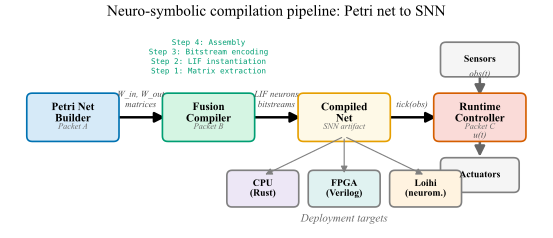

Source code (Python):
#!/usr/bin/env python3
"""
Figure: Compilation pipeline block diagram.

Block diagram: Petri Net (Packet A) -> Compiler (Packet B) -> SNN (runtime)
  -> Hardware targets (CPU/FPGA/Neuromorphic).

Shows the three-stage compilation flow with intermediate representations:
  StochasticPetriNet -> FusionCompiler -> CompiledNet -> Controller -> Actuators

Output: fig_compilation_pipeline.pdf / .png
"""

import sys
import os
import numpy as np

sys.path.insert(0, os.path.dirname(__file__))
from style import apply_style, figsize, DOUBLE_COL, COLORS

apply_style()
import matplotlib.pyplot as plt
from matplotlib.patches import FancyBboxPatch, FancyArrowPatch
import matplotlib.patches as mpatches


def _draw_block(ax, xy, w, h, label, sublabel=None, color='#E8F0FE',
                edgecolor='k', fontsize=8, text_color='k'):
    """Draw a rounded rectangle with label."""
    rect = FancyBboxPatch(
        (xy[0] - w / 2, xy[1] - h / 2), w, h,
        boxstyle='round,pad=0.08',
        facecolor=color, edgecolor=edgecolor,
        linewidth=1.2, zorder=3
    )
    ax.add_patch(rect)
    if sublabel:
        ax.text(xy[0], xy[1] + 0.06, label, ha='center', va='center',
                fontsize=fontsize, fontweight='bold', color=text_color,
                zorder=4)
        ax.text(xy[0], xy[1] - 0.14, sublabel, ha='center', va='center',
                fontsize=fontsize - 2, color='0.4', zorder=4,
                style='italic')
    else:
        ax.text(xy[0], xy[1], label, ha='center', va='center',
                fontsize=fontsize, fontweight='bold', color=text_color,
                zorder=4)


def _arrow(ax, start, end, label=None, color='k'):
    """Draw a thick arrow between blocks."""
    arrow = FancyArrowPatch(
        start, end,
        arrowstyle='-|>',
        connectionstyle='arc3,rad=0',
        color=color, linewidth=1.8, zorder=2,
        mutation_scale=15,
    )
    ax.add_patch(arrow)
    if label:
        mid_x = 0.5 * (start[0] + end[0])
        mid_y = 0.5 * (start[1] + end[1]) + 0.12
        ax.text(mid_x, mid_y, label, ha='center', va='bottom',
                fontsize=6.5, color='0.3', style='italic')


def main():
    outdir = os.path.dirname(__file__)

    fig, ax = plt.subplots(figsize=figsize(DOUBLE_COL, 0.42))

    # Main pipeline blocks (horizontal flow)
    y_main = 1.0
    blocks = [
        (1.0, y_main, 1.2, 0.55, 'Petri Net\nBuilder',
         'Packet A', '#D6EAF8', COLORS["blue"]),
        (3.0, y_main, 1.2, 0.55, 'Fusion\nCompiler',
         'Packet B', '#D5F5E3', COLORS["green"]),
        (5.0, y_main, 1.2, 0.55, 'Compiled\nNet',
         'SNN artifact', '#FEF9E7', COLORS["orange"]),
        (7.0, y_main, 1.2, 0.55, 'Runtime\nController',
         'Packet C', '#FADBD8', COLORS["red"]),
    ]

    for x, y, w, h, label, sublabel, color, ec in blocks:
        _draw_block(ax, (x, y), w, h, label, sublabel=sublabel,
                    color=color, edgecolor=ec)

    # Arrows between main blocks
    _arrow(ax, (1.6, y_main), (2.4, y_main), 'W_in, W_out\nmatrices')
    _arrow(ax, (3.6, y_main), (4.4, y_main), 'LIF neurons\nbitstreams')
    _arrow(ax, (5.6, y_main), (6.4, y_main), 'tick(obs)')

    # Input/Output blocks
    _draw_block(ax, (7.0, 0.15), 1.0, 0.35, 'Actuators',
                color='#F5F5F5', edgecolor='0.5', fontsize=7)
    _arrow(ax, (7.0, y_main - 0.28), (7.0, 0.38), 'u(t)', color='0.4')

    # Sensor input
    _draw_block(ax, (7.0, 1.85), 1.0, 0.35, 'Sensors',
                color='#F5F5F5', edgecolor='0.5', fontsize=7)
    _arrow(ax, (7.0, 1.62), (7.0, y_main + 0.28), 'obs(t)', color='0.4')

    # Hardware targets (below compiled net)
    y_hw = -0.05
    hw_targets = [
        (3.8, y_hw, 'CPU\n(Rust)', '#EDE7F6'),
        (5.0, y_hw, 'FPGA\n(Verilog)', '#E0F2F1'),
        (6.2, y_hw, 'Loihi\n(neurom.)', '#FFF3E0'),
    ]
    for x, y, label, color in hw_targets:
        _draw_block(ax, (x, y), 0.9, 0.38, label, color=color,
                    edgecolor='0.5', fontsize=7)

    # Arrows from compiled net to hardware targets
    for x, y, _, _ in hw_targets:
        ax.annotate('', xy=(x, y + 0.19), xytext=(5.0, y_main - 0.28),
                    arrowprops=dict(arrowstyle='-|>', color='0.5',
                                   lw=0.8, connectionstyle='arc3,rad=0'))

    # Title label for hardware targets
    ax.text(5.0, -0.42, 'Deployment targets',
            ha='center', va='top', fontsize=8, color='0.4',
            style='italic')

    # Inner details of compiler
    compiler_details = [
        'Step 1: Matrix extraction',
        'Step 2: LIF instantiation',
        'Step 3: Bitstream encoding',
        'Step 4: Assembly',
    ]
    for i, detail in enumerate(compiler_details):
        ax.text(3.0, 1.62 + i * 0.14, detail,
                ha='center', va='bottom', fontsize=5.5, color=COLORS["green"],
                family='monospace')

    ax.set_xlim(0.0, 8.0)
    ax.set_ylim(-0.7, 2.25)
    ax.set_aspect('equal')
    ax.axis('off')
    ax.set_title('Neuro-symbolic compilation pipeline: Petri net to SNN',
                 fontsize=11, pad=12)

    for ext in ('pdf', 'png'):
        fig.savefig(os.path.join(outdir, f'fig_compilation_pipeline.{ext}'))
    plt.close(fig)
    print('  [OK] fig_compilation_pipeline')


if __name__ == '__main__':
    main()
